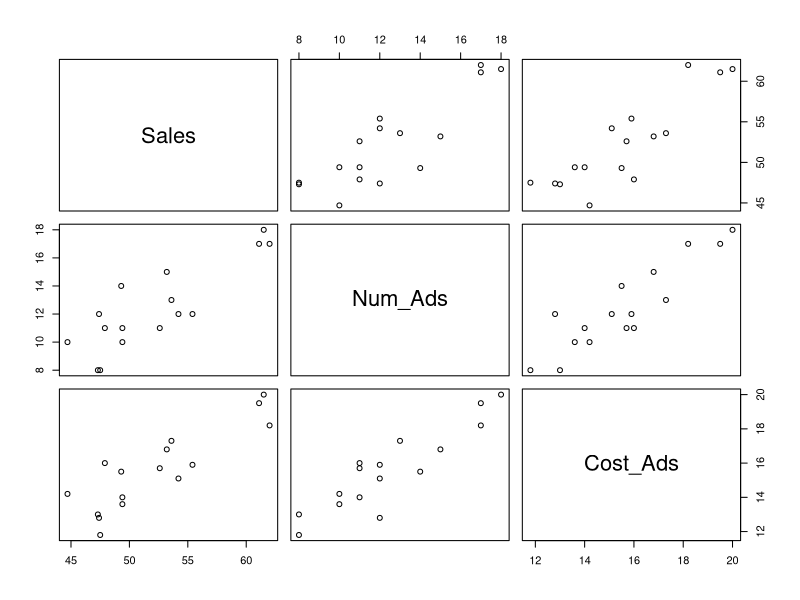
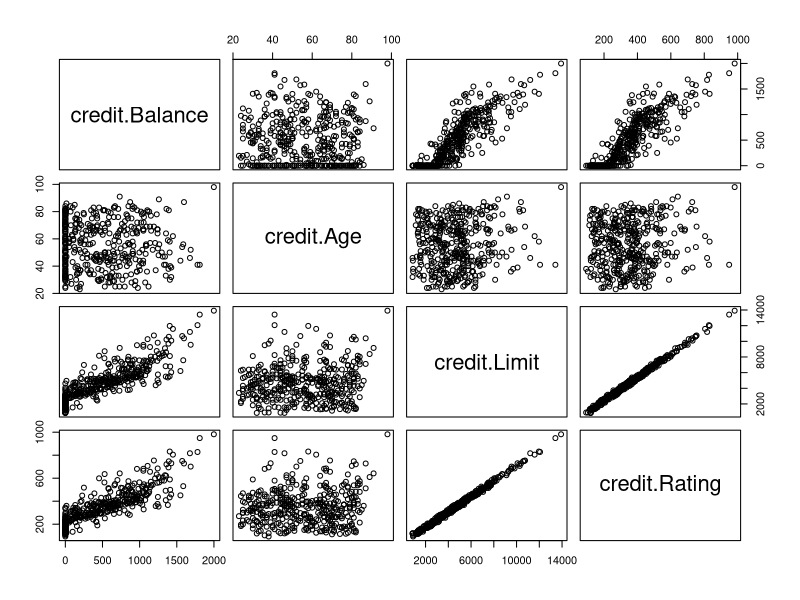

Write R code to recreate these figures, in order.
## Multicollinearity Examples
setwd("/Users/nstevens/Dropbox/Teaching/STAT_331/Lecture Material/")
library(car)

## The Pizza Example
pizza <- read.csv(file = "pizza.csv", header = T)
pairs(pizza)

m1 <- lm(Sales ~ Num_Ads, data = pizza)
summary(m1)

m2 <- lm(Sales ~ Cost_Ads, data = pizza)
summary(m2)

m3 <- lm(Sales ~ Num_Ads + Cost_Ads, data = pizza)
summary(m3)

m_num <- lm(Num_Ads ~ Cost_Ads, data = pizza)
s_num <- summary(m_num)
VIF_num <- 1 / (1 - s_num$r.squared)
VIF_num

m_cost <- lm(Cost_Ads ~ Num_Ads, data = pizza)
s_cost <- summary(m_cost)
VIF_cost <- 1 / (1 - s_cost$r.squared)
VIF_cost

vif(m3)


## The Credit Example
credit <- read.csv(file = "credit.csv", header = T)
pairs(data.frame(credit$Balance, credit$Age, credit$Limit, credit$Rating))

m1 <- lm(Balance ~ Age + Limit, data = credit)
summary(m1)

m2 <- lm(Balance ~ Age + Rating, data = credit)
summary(m2)

m3 <- lm(Balance ~ Age + Limit + Rating, data = credit)
summary(m3)

mAge <- lm(Age ~ Limit + Rating, data = credit)
sAge <- summary(mAge)
VIFage <- 1/(1-sAge$r.squared)
VIFage

mLimit <- lm(Limit ~ Age + Rating, data = credit)
sLimit <- summary(mLimit)
VIFlimit <- 1/(1-sLimit$r.squared)
VIFlimit

mRating <- lm(Rating ~ Age + Limit, data = credit)
sRating <- summary(mRating)
VIFrating <- 1/(1-sRating$r.squared)
VIFrating

vif(m3)

